Frame 1 (no input): blank canvas, image omitted
Frame 60 (the mouse pressed at the canvas centre just before this capture): blank canvas, image omitted
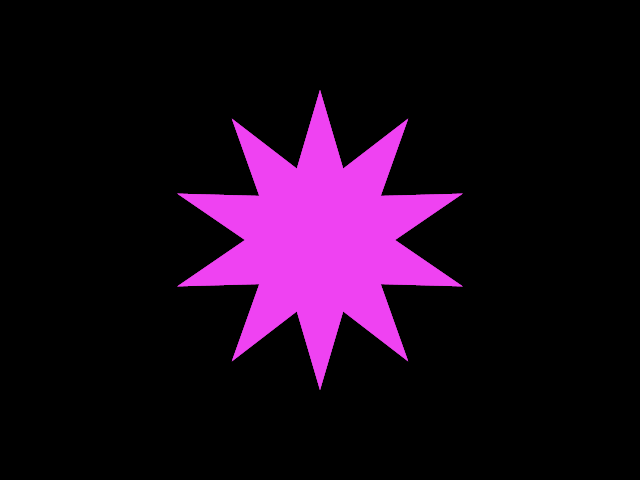
Frame 120 (the mouse held since frame 60 and released just before this capture)

The Processing sketch whose frames 1 and 60 were blank and that drew this single picture after the mouse press (run headless with seeded random() and noise(); from frame 60 on, the mouse is pressed at the canvas centre):

// Processing sketch: My4th
// ── My4th.pde
int x =320;
int y =240;
float r =0;
float g =0;
float b =0;

void setup(){
  size(640,480);
  colorMode(RGB,255);
  background(0,0,0);
  frameRate(10);
}

void draw(){
  fill(0,0,0,50);
  noStroke();
  rect(0,0,width,height);
  
  fill(r,g,b);
  drawStar(x,y,150,10);
}

void drawStar(int x, int y, int r, int prickleNum) {
  int vertexNum = prickleNum*2;  
  int R;  
  int outR = r;  
  int inR = outR/2; 

  pushMatrix();
  translate(x, y);
  rotate(radians(-90));
  beginShape();
  for (int i = 0; i < vertexNum; i++) {
    if (i%2 == 0) {
      R = outR;
    } else {
      R = inR;
    }
    vertex(R*cos(radians(360*i/vertexNum)), R*sin(radians(360*i/vertexNum)));
  }
  endShape(CLOSE);
  popMatrix();
}

void mousePressed(){
  x=mouseX;
  y=mouseY;
  r=(float)random(30)+220;
  g=(float)random(255);
  b=(float)random(255);
  
  stroke(250,250,250);
  strokeWeight(20);
  fill(r,g,b);
  drawStar(mouseX,mouseY,120,10);
}
